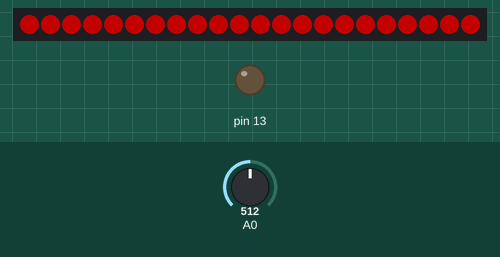
Simulated run of this sketch. Board: Arduino Uno, built with avr-gcc and run on an emulated ATmega328P. Parts: 22 RGB LEDs in strip order, left to right, output pins drawn as LEDs (lit = HIGH). Inputs (shaded band) come from the test bench; at power-on: A0 = 512. Dim RGB values are drawn brighter than linear; random numbers use the default seed unless the sketch sets one.

Above: at 1.2 s.
1.3 s: A0 set to 65
At 2.9 s:
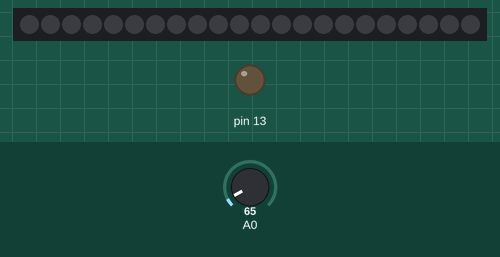
4.3 s: A0 set to 83
At 4.9 s:
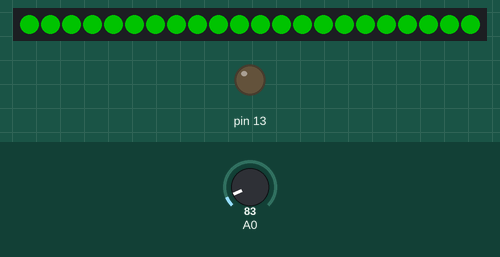
5.8 s: A0 set to 30
At 7.12 s:
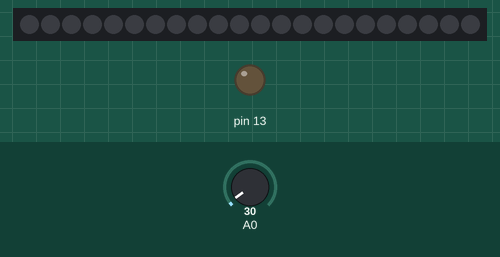
7.3 s: A0 set to 85
At 8.2 s:
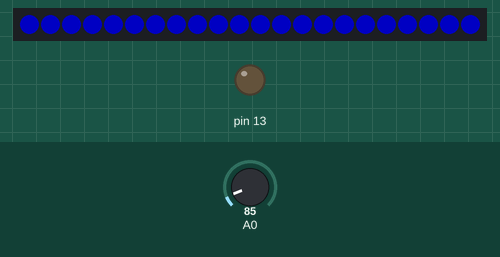
Timing chart, 0 to 9.8 s (numbered marks = the images above; inputs shaded):
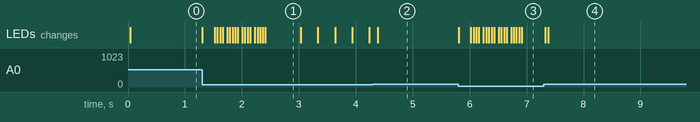

Measured:
- the behaviour switches between 74 and 75 on A0 (found by bisection; images 1 and 2)
- after the input at 5.8 s, the LEDs: first change at once (image 3 shows a later state)
- what the display in image 1 shows lasts 0.6 s, from 2.4 s to 3.0 s

The sketch:

drumlight.ino
```cpp
// This supresses the pragma version warning FASTLED produces
#define FASTLED_INTERNAL
#include <FastLED.h>

#include "DrumSensor.h"
#include "DrumLight.h"
#include "ChristmasLights.h"

boolean debug = false;
unsigned long debugCounter = 0;


// for Snare
#define NUM_LEDS 22

// for Tenor
//#define NUM_LEDS 51

CRGB leds[NUM_LEDS];
const int ledPin = 7;

// For snare (1 drum/sensor)
// Analog Pin for the first drum sensor
#define drumSensorPin0 0
#define drumStartLed0 0
#define drumNumLeds0 22
#define drumEveryX0 1


// For tennor (4 drums/sensors)
//// Analog Pin for the first drum sensor
//#define drumSensorPin0 0
//#define drumStartLed0 0
//#define drumNumLeds0 15
//#define drumEveryX0 1
//
//// Analog Pin for the second drum sensor
//#define drumSensorPin1 1
//#define drumStartLed1 15
//#define drumNumLeds1 8
//#define drumEveryX1 1
//
//// Analog Pin for the third drum sensor
//#define drumSensorPin2 2
//#define drumStartLed2 23
//#define drumNumLeds2 12
//#define drumEveryX2 1
//
//// Analog Pin for the fourth drum sensor
//#define drumSensorPin3 3
//#define drumStartLed3 35
//#define drumNumLeds3 16
//#define drumEveryX3 1


unsigned char drumBrightness = 90;
unsigned char twinkleBrightness = 90;
unsigned long millisLastTap = 0;

// after X milli-seconds of no drum taps, switch to twinkle
unsigned long millisToIdle = 3000;

// states
// 0 = drum
// 1 = twinkle
unsigned char state = 0;

// AGHS Colors
//CRGB colors[] = { 0x0000FF, 0xFFD700 };

// Christmas Colors
CRGB colors[] = { 0xFF0000, 0x00FF00, 0x0000FF, 0xFFFF00 };

// Valentines Colors
//CRGB colors[] = { 0xCE4444, 0x65015C, 0xFF7BD2, 0x65015C };

// Cal Poly Colors
//CRGB calpolyColors[] = { 0x00FF00, 0xFFFF00 };

unsigned char numColors = sizeof(colors) / sizeof(CRGB);
unsigned char currentColorIndex = numColors - 1;

#ifdef drumSensorPin0
DrumSensor drumSensor0(drumSensorPin0);
DrumLight  drumLight0(&leds[drumStartLed0], drumNumLeds0, drumEveryX0);

void tapBegin0() {
  drumLight0.setNextColor(nextColor());
  drumLight0.tapBegin();
  millisLastTap = millis();
}

void tapEnd0() {
  drumLight0.tapEnd();
}
#endif

#ifdef drumSensorPin1
DrumSensor drumSensor1(drumSensorPin1);
DrumLight  drumLight1(&leds[drumStartLed1], drumNumLeds1, drumEveryX1);

void tapBegin1() {
  drumLight1.setNextColor(nextColor());
  drumLight1.tapBegin();
  millisLastTap = millis();
}

void tapEnd1() {
  drumLight1.tapEnd();
}
#endif

#ifdef drumSensorPin2
DrumSensor drumSensor2(drumSensorPin2);
DrumLight  drumLight2(&leds[drumStartLed2], drumNumLeds2, drumEveryX2);

void tapBegin2() {
  drumLight2.setNextColor(nextColor());
  drumLight2.tapBegin();
  millisLastTap = millis();
}

void tapEnd2() {
  drumLight2.tapEnd();
}
#endif

#ifdef drumSensorPin3
DrumSensor drumSensor3(drumSensorPin3);
DrumLight  drumLight3(&leds[drumStartLed3], drumNumLeds3, drumEveryX3);

void tapBegin3() {
  drumLight3.setNextColor(nextColor());
  drumLight3.tapBegin();
  millisLastTap = millis();
}

void tapEnd3() {
  drumLight3.tapEnd();
}
#endif

ChristmasLights  myChristmasLights(&leds[0], NUM_LEDS,
                                   &colors[0], numColors);

CRGB nextColor() {
  currentColorIndex = (currentColorIndex + 1) % numColors;
  return colors[currentColorIndex];
}

void setup()
{
  if (debug) {
    Serial.begin(57600);  // Initializing the serial port at 9600 baud
    Serial.println("DEBUG ON");
  }

  FastLED.addLeds<NEOPIXEL, ledPin>(leds, NUM_LEDS);
  FastLED.clear();
  FastLED.setBrightness(drumBrightness);
  FastLED.show();

  pinMode(13, OUTPUT);
  digitalWrite(13, LOW);

#ifdef drumSensorPin0
  drumSensor0.attachTapBegin(tapBegin0);
  drumSensor0.attachTapEnd(tapEnd0);
#endif

#ifdef drumSensorPin1
  drumSensor1.attachTapBegin(tapBegin1);
  drumSensor1.attachTapEnd(tapEnd1);
#endif

#ifdef drumSensorPin2
  drumSensor2.attachTapBegin(tapBegin2);
  drumSensor2.attachTapEnd(tapEnd2);
#endif

#ifdef drumSensorPin3
  drumSensor3.attachTapBegin(tapBegin3);
  drumSensor3.attachTapEnd(tapEnd3);
#endif

  FastLED.show();
}

void loop()
{

#ifdef drumSensorPin0
  drumSensor0.loop();
#endif

#ifdef drumSensorPin1
  drumSensor1.loop();
#endif

#ifdef drumSensorPin2
  drumSensor2.loop();
#endif

#ifdef drumSensorPin3
  drumSensor3.loop();
#endif

  if (state == 0) {
#ifdef drumSensorPin0
    drumLight0.loop();
#endif

#ifdef drumSensorPin1
    drumLight1.loop();
#endif

#ifdef drumSensorPin2
    drumLight2.loop();
#endif

#ifdef drumSensorPin3
    drumLight3.loop();
#endif

    if (millis() - millisLastTap > millisToIdle) {
      state = 1;
      myChristmasLights.restart();
      FastLED.setBrightness(twinkleBrightness);
    }
  } else if (state == 1) {
    myChristmasLights.loop();
    if (millis() - millisLastTap < millisToIdle) {
      state = 0;
      myChristmasLights.clear();
      FastLED.setBrightness(drumBrightness);
    }
  }

  FastLED.show();
}
```

ChristmasLights.cpp
```cpp
// (licence header left out)
#include "ChristmasLights.h"

ChristmasLights::ChristmasLights(struct CRGB *_leds, unsigned int _numLeds,
                                 struct CRGB *_colors, unsigned int _numColors) {
  leds = _leds;
  numLeds = _numLeds;
  colors = _colors;
  numColors = _numColors;
  state =  (unsigned char *)malloc(sizeof(unsigned char) * _numLeds);
  millisLastChange = (unsigned long *)malloc(sizeof(unsigned long) * _numLeds);
  millisUntilChange = (unsigned int *)malloc(sizeof(unsigned int) * _numLeds);

  restart();
}

void ChristmasLights::setBlinkThreshold(uint16_t _threshold) {
  blinkThreshold = _threshold;
}

void ChristmasLights::restart() {
  unsigned char counter;
  unsigned long currentMillis = millis();
  for (counter = 0; counter < numLeds; counter++) {
    state[counter] = 2;
    millisLastChange[counter] = currentMillis;
    millisUntilChange[counter] = millisRestart;
  }
}

void ChristmasLights::clear() {
  unsigned char counter;
  for (counter = 0; counter < numLeds; counter++) {
    leds[counter] = 0x000000;
  }
}

void ChristmasLights::loop() {
  unsigned char counter;
  float percentOn;
  CRGB tempColor;
  unsigned long currentMillis = millis();
  unsigned long delta;

//  if (scrollState == 0) {
//    if (currentMillis > millisStateStart + millisStateChange) {
//      scrollState = 1;
//      millisStateStart = currentMillis;
//      millisStateChange = 15000;
//    }
//  } else if (scrollState == 1) {
//    scrollState = 2;
//  } else if (scrollState == 2) {
//    if (currentMillis > millisStateStart + millisStateChange) {
//      scrollState = 0;
//      millisStateStart = currentMillis;
//      millisStateChange = 2000;
//    }
//    if (currentMillis > (millisScrollChange + (millisScrollRate / numColors))) {
//      scrollState = 1;
//      millisScrollChange = currentMillis;
//      scrollCounter = (scrollCounter + 1) % numColors;
//    }
//  }

  for (counter = 0; counter < numLeds; counter++) {
    if (scrollState == 0) {
      if (state[counter] == 0) {
        percentOn = 1.0;
        if (random16() < blinkThreshold) {
          state[counter] = 1;
          millisLastChange[counter] = currentMillis;
          millisUntilChange[counter] = millisOff + random16(millisDiff);
        }
      }
    } else if (scrollState == 1) {
      if ((counter % numColors) == scrollCounter) {
        state[counter] = 1;
        millisLastChange[counter] = currentMillis;
        millisUntilChange[counter] = millisScrollRate / 2;
      }
    }

    delta = currentMillis - millisLastChange[counter];
    if (state[counter] == 1) {
      if (delta > millisUntilChange[counter] ) {
        state[counter] = 2;
        percentOn = minBright;
        millisLastChange[counter] = currentMillis;
        millisUntilChange[counter] = millisOn + random16(millisDiff);
      } else {
        percentOn = 1.0 - ((1.0 - minBright) * (float) delta / (float) millisUntilChange[counter]);
      }
    } else if (state[counter] == 2) {
      if (delta > millisUntilChange[counter] ) {
        state[counter] = 0;
        percentOn = 1.0;
        millisLastChange[counter] = currentMillis;
      } else {
        percentOn = minBright + ((1.0 - minBright) * (float) delta / (float) millisUntilChange[counter]);
      }
    }
    if (percentOn > 1.0) {
      percentOn = 1.0;
    }
    tempColor = colors[counter % numColors];
    tempColor.fadeLightBy(255 - int(255 * percentOn));
    leds[counter] = tempColor;
  }
}
```

ChristmasLights.h
```cpp
// (licence header left out)
#ifndef ChristmasLights_h
#define ChristmasLights_h

#include "Arduino.h"

// This supresses the pragma version warning FASTLED produces
#define FASTLED_INTERNAL
#include <FastLED.h>

class ChristmasLights
{
  public:
    // ----- Constructor -----
    ChristmasLights(struct CRGB *_leds, unsigned int _numLeds,
              struct CRGB *_colors, unsigned int _numColors);

    // ----- Set runtime parameters -----
    void setBlinkThreshold(uint16_t _threshold);

    // ----- State functions -----
    void restart();
    void clear();

    // call this function every some milliseconds for handling color changes/dims.
    void loop(void);

  private:
    CRGB *leds;
    unsigned int numLeds = 0;
    CRGB *colors;
    unsigned int numColors = 0;

    const unsigned long millisRestart = 1500;
    const unsigned long millisOn = 100;
    const unsigned long millisOff = 100;
    const unsigned long millisDiff = 750;
    const float minBright = 0.05;
    uint16_t blinkThreshold = 40;

    unsigned long millisStateStart = 0;
    unsigned long millisStateChange = 5000;
    unsigned long millisScrollChange = 0;
    unsigned long millisScrollRate = 1500;
    unsigned char scrollCounter = numColors;
    unsigned char scrollState = 0;


    // States
    // 0 = LED is on full
    // 1 = LED fading down
    // 2 = LED returning to full
    unsigned char *state;
    unsigned long *millisLastChange;
    unsigned int *millisUntilChange;

};

#endif
```

DrumLight.cpp
```cpp
// (licence header left out)
#include "DrumLight.h"


DrumLight::DrumLight (struct CRGB *_leds, unsigned int _numLeds,
                      unsigned int _everyX = 1) {
  leds = _leds;
  numLeds = _numLeds;
  everyX = _everyX;

  state = (unsigned int *)malloc(sizeof(unsigned int) * _everyX);
  millisLastOn = (unsigned long *)malloc(sizeof(unsigned long) * _everyX);
  millisLastOff = (unsigned long *)malloc(sizeof(unsigned long) * _everyX);
  currentColor = (CRGB *)malloc(sizeof(CRGB) * _everyX);

  unsigned char xIndex;
  for (xIndex = 0; xIndex < everyX; xIndex++) {
    state[xIndex] = 0;
    millisLastOn[xIndex] = 0;
    millisLastOff[xIndex] = 0;
    currentColor[xIndex] = 0x000000;
  }
}

void DrumLight::setNextColor(CRGB _color) {
  nextColor = _color;
}

void DrumLight::setAll(float percentOn, unsigned char xIndex) {
  int counter;
  CRGB currentDim;

  currentDim = currentColor[xIndex];
  currentDim.fadeLightBy(255 - int(255 * percentOn));
  for (counter = xIndex; counter < numLeds; counter += everyX) {
    leds[counter] = currentDim;
  }
}

void DrumLight::wipeLEDs(float percentOn, unsigned char xIndex) {
  int counter;
  float currentPosition = (percentOn * numLeds) - 1.0;
  float currentDimPercent;
  CRGB currentDim;

  for (counter = xIndex; counter < numLeds; counter += everyX) {
    currentDim = currentColor[xIndex];
    if (counter > currentPosition) {
      currentDimPercent = 1 / pow(4, counter - currentPosition);
      if ((state[xIndex] == 4) && (currentDimPercent < dimSlowStartPercent)) {
        currentDimPercent = dimSlowStartPercent;
      }
      currentDim.fadeLightBy(255 - int(255 * currentDimPercent));
    }
    leds[counter] = currentDim;
  }
}

void DrumLight::wipeLoop(unsigned char xIndex) {
  unsigned long millisCurrent = millis();
  float percentOn = 0.0;

  if (state[xIndex] == 1) {
    state[xIndex] = 2;
    currentColor[xIndex] = nextColor;

    if (millisCurrent > (millisLastOff[xIndex] + (millisFastOff + millisSlowOff))) {  // last flash is already off
      millisLastOn[xIndex] = millisCurrent;
    }
    else if (millisCurrent > (millisLastOff[xIndex] + millisFastOff )) {  // in the slow off part
      percentOn = dimSlowStartPercent - (dimSlowStartPercent * (float)(millisCurrent - millisLastOff[xIndex] - millisFastOff) / (float) millisSlowOff );
      millisLastOn[xIndex] = millisCurrent - (percentOn * millisOn );

    } else {  // in the fast off part
      percentOn = 1.0 - ((1.0 - dimSlowStartPercent) * (float)(millisCurrent - millisLastOff[xIndex]) / (float)millisFastOff );
      millisLastOn[xIndex] = millisCurrent - (percentOn * millisOn );
    }
  }

  if (state[xIndex] == 2) {

    if ((millisCurrent - millisLastOn[xIndex]) < millisOn) {
      percentOn = (float)(millisCurrent - millisLastOn[xIndex]) / (float)millisOn;
    } else {
      percentOn = 1.0;
      //      state[xIndex] = 3;
    }
    wipeLEDs(percentOn, xIndex);
  }

  if (state[xIndex] == 3) {
    state[xIndex] = 4;
    if (millisCurrent > (millisLastOn[xIndex] + millisOn)) {
      millisLastOff[xIndex] = millisCurrent;
    }
    else {
      percentOn = (float)(millisCurrent - millisLastOn[xIndex]) / (float)millisOn;
      if (percentOn <= dimSlowStartPercent) { // in the slow off part
        millisLastOff[xIndex] = millisCurrent - millisFastOff - (((dimSlowStartPercent - percentOn) / dimSlowStartPercent) * millisSlowOff );
      } else {  // in the fast part
        millisLastOff[xIndex] = millisCurrent - (millisFastOff - ((percentOn - dimSlowStartPercent) / (1.0 - dimSlowStartPercent) * millisFastOff ));
      }
    }
  }

  if (state[xIndex] == 4) {
    if ((millisCurrent - millisLastOff[xIndex]) >= (millisFastOff + millisSlowOff)) {
      if (state != 0) {
        setAll(0, xIndex);
        state[xIndex] = 0;
      }
    }
    else if ((millisCurrent - millisLastOff[xIndex]) <= millisFastOff) {
      percentOn = 1.0 - ((1.0 - dimSlowStartPercent) * (millisCurrent - millisLastOff[xIndex]) / (float)millisFastOff);
      wipeLEDs(percentOn, xIndex);
    }
    else {
      percentOn = dimSlowStartPercent * (1.0 - ((float)(millisCurrent - (millisLastOff[xIndex] + millisFastOff)) / (float)millisSlowOff));
      setAll(percentOn, xIndex);
    }
  }
}

void DrumLight::tapBegin () {
  currentXIndex = (currentXIndex + 1) % everyX;
  state[currentXIndex] = 1;
}

void DrumLight::tapEnd () {
  state[currentXIndex] = 3;
}

void DrumLight::loop() {
  unsigned char xIndex;
  for (xIndex = 0; xIndex < everyX; xIndex++) {
    wipeLoop(xIndex);
  }
}
```

DrumLight.h
```cpp
// (licence header left out)
#ifndef DrumLight_h
#define DrumLight_h

#include "Arduino.h"

// This supresses the pragma version warning FASTLED produces
#define FASTLED_INTERNAL
#include <FastLED.h>

class DrumLight
{
  public:
    // ----- Constructor -----
    DrumLight(struct CRGB *_leds, unsigned int _numLeds,
              unsigned int _everyX);

    // ----- Set runtime parameters -----

    void setNextColor(CRGB _color);

    // set # minimum value on the analog input for the start of a stroke/tap.
    // void setDetectLevel(int level);

    // ----- State functions -----

    void tapBegin();
    void tapEnd();

    // call this function every some milliseconds for handling color changes/dims.
    void loop(void);

  private:
    CRGB *leds;
    unsigned int numLeds = 0;

    const unsigned long millisOn = 60;
    const unsigned long millisFastOff = 160;
    const unsigned long millisSlowOff = 1000;
    const float dimSlowStartPercent = 0.25;

    // States
    // 0 = All LEDs are off
    // 1 = tap just started
    // 2 = tap started, has not finished yet, LEDs getting brighter
    // 3 = tap just finished
    // 4 = tap finished, LEDs still fading
    unsigned int *state;
    unsigned long *millisLastOn;
    unsigned long *millisLastOff;
    CRGB *currentColor;

    unsigned int everyX = 1;
    unsigned char currentXIndex = 0;
    CRGB nextColor = 0x000000;

    void setAll(float percentOn, unsigned char xIndex = 0);
    void wipeLEDs(float percentOn, unsigned char xIndex = 0);
    void wipeLoop(unsigned char xIndex = 0);

};

#endif
```

DrumSensor.h
```cpp
// (licence header left out)
#ifndef DrumSensor_h
#define DrumSensor_h

#include "Arduino.h"

// ----- Callback function types -----

extern "C" {
  typedef void (*tapCallbackFunction)(void);
}


class DrumSensor
{
public:
  // ----- Constructor -----
  DrumSensor(int pin);

  // ----- Set runtime parameters -----

  // set # minimum value on the analog input for the start of a stroke/tap.
  void setDetectLevel(int level);

  // set # millisec after safe tap is assumed.
  void setDebounceTicks(int ticks);

  // set # millisec required between stroke/taps
  void setBetweenTicks(int ticks);

  // attach functions that will be called at the begin and end of the tap.
  void attachTapBegin(tapCallbackFunction newFunction);
  void attachTapEnd(tapCallbackFunction newFunction);

  // ----- State machine functions -----

  // call this function every some milliseconds for handling button events.
  void loop(void);

private:
  int _pin;              // hardware pin number
  int _detectLevel;      // minimum value on the analog input for the start of a stroke/tap
  int _debounceTicks;    // number of ticks for debounce times.
  int _betweenTicks; // millisec required between stroke/taps

  // These variables will hold functions for the events
  tapCallbackFunction _tapBeginFunc;
  tapCallbackFunction _tapEndFunc;

  // These variables that hold information across the upcoming tick calls.
  // They are initialized once on program start and are updated every time the tick function is called.
  int _state;
  unsigned long _startTime; // will be set in state 1
  unsigned long _stopTime; // will be set in state 2
};

#endif
```

Source omitted: DrumSensor.cpp (3356 bytes)
